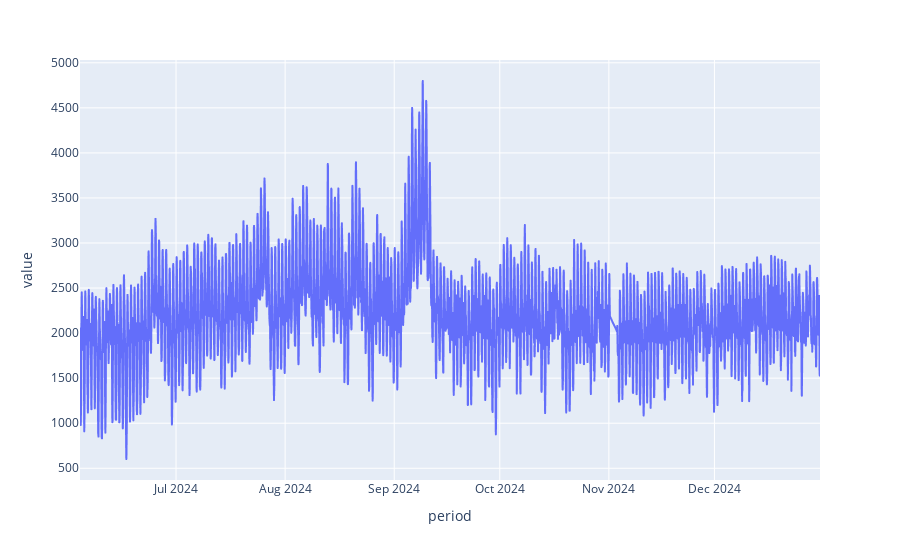

Notebook source saved alongside this figure:
### Code cell
px.line(df2.data, x= "period", y= "value")

### Figure 1 — Plotly figure (JSON) as saved in the notebook; plotly's stock layout.template omitted (floating-point values rounded to 4 significant figures; data arrays with more than 128 entries replaced by an {"elided": "..."} marker saying what was removed)
{"data": [{"hovertemplate": "period=%{x}<br>value=%{y}<extra></extra>", "legendgroup": "", "line": {"color": "#636efa", "dash": "solid"}, "marker": {"symbol": "circle"}, "mode": "lines", "name": "", "showlegend": false, "type": "scattergl", "x": {"elided": "5000 str values"}, "xaxis": "x", "y": {"elided": "5000 int values"}, "yaxis": "y"}], "layout": {"legend": {"tracegroupgap": 0}, "margin": {"t": 60}, "xaxis": {"anchor": "y", "domain": [0, 1], "title": {"text": "period"}}, "yaxis": {"anchor": "x", "domain": [0, 1], "title": {"text": "value"}}}}
